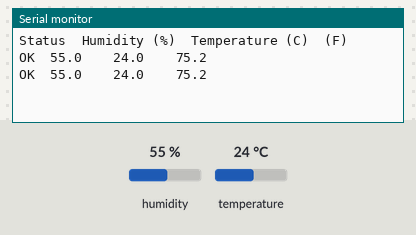
Simulated run of this sketch. Board: Arduino Uno, built with avr-gcc and run on an emulated ATmega328P. Parts: the last lines printed to the serial monitor. The inputs (shaded band) are chosen by the test bench; at power-on: humidity 55 %, temperature 24 °C.

Above: at 4.8 s.
4.9 s: humidity set to 22 %
At 7.0 s:
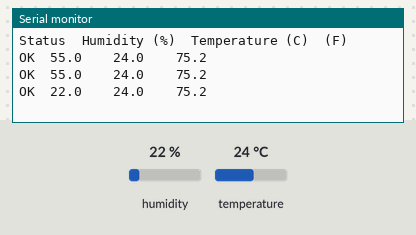
7.9 s: temperature set to 12 °C
At 8.7 s:
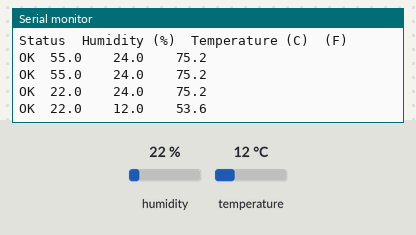
10.9 s: humidity set to 40 %
At 13.4 s:
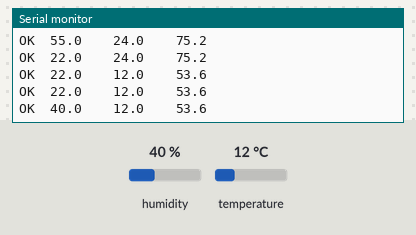
Timing chart, 0 to 14.9 s (numbered marks = the images above; inputs shaded):
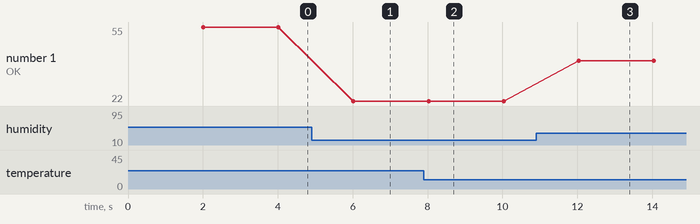

The sketch:

sketch.ino
```cpp
#include "DHT.h"

#define DHTPIN A0      // Khai báo chân DATA nối với A0 theo yêu cầu sách
#define DHTTYPE DHT22  // Sử dụng DHT22 trên Wokwi

DHT dht(DHTPIN, DHTTYPE);

void setup() {
  Serial.begin(9600); // Khởi tạo tốc độ truyền nối tiếp
  Serial.println();

  // In ra dòng tiêu đề các cột giống hệt trong sách
  Serial.println("Status\tHumidity (%)\tTemperature (C)\t(F)");

  dht.begin();
}

void loop() {
  delay(2000); // Chờ 2 giây giữa các lần đọc

  // Đọc độ ẩm và nhiệt độ
  float humidity = dht.readHumidity();
  float temperature = dht.readTemperature();

  // Kiểm tra xem cảm biến có đọc thành công không (In ra Status)
  if (isnan(humidity) || isnan(temperature)) {
    Serial.print("Error");
  } else {
    Serial.print("OK");
  }

  // In các giá trị ra Serial Monitor kèm khoảng trắng (tab)
  Serial.print("\t");
  Serial.print(humidity, 1);
  Serial.print("\t\t");
  Serial.print(temperature, 1);
  Serial.print("\t\t");

  // Đổi sang độ F và in ra
  float fahrenheit = (temperature * 1.8) + 32;
  Serial.println(fahrenheit, 1);
}
```

Measured:
- after the input at 4.9 s, the serial monitor: prints a new line after 1.1 s (image 1)
- after the input at 7.9 s, the serial monitor: prints a new line after 0.12 s (image 2)
- after the input at 10.9 s, the serial monitor: prints a new line after 1.1 s (image 3)
- plotted number 1: 55 → 22 after the input at 4.9 s, 22 → 40 after the input at 10.9 s
